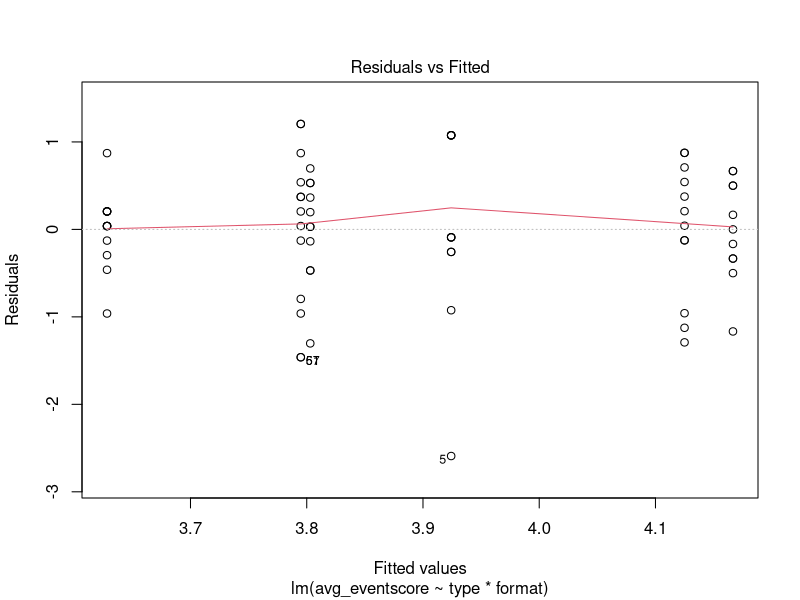
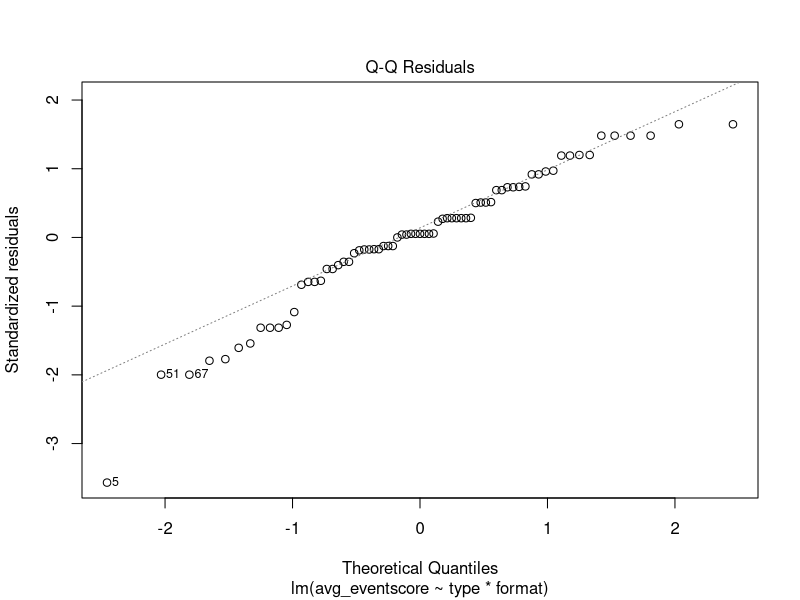
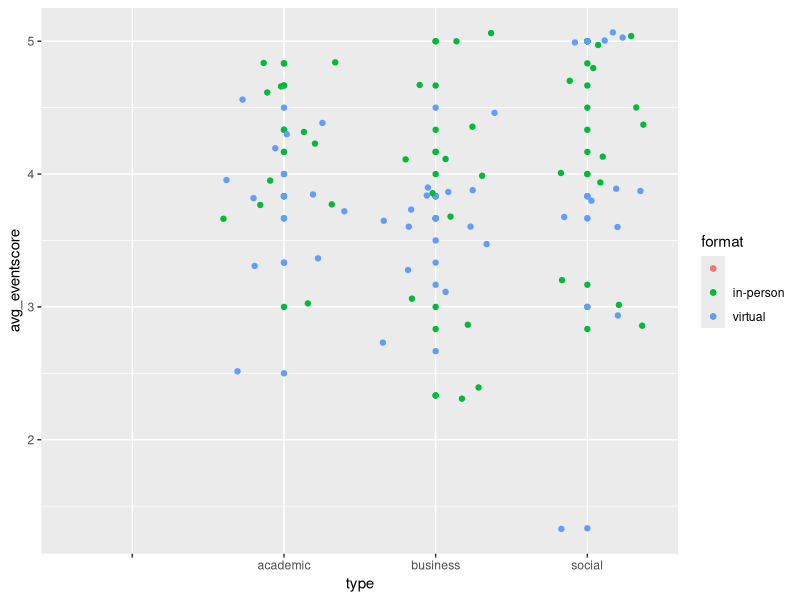
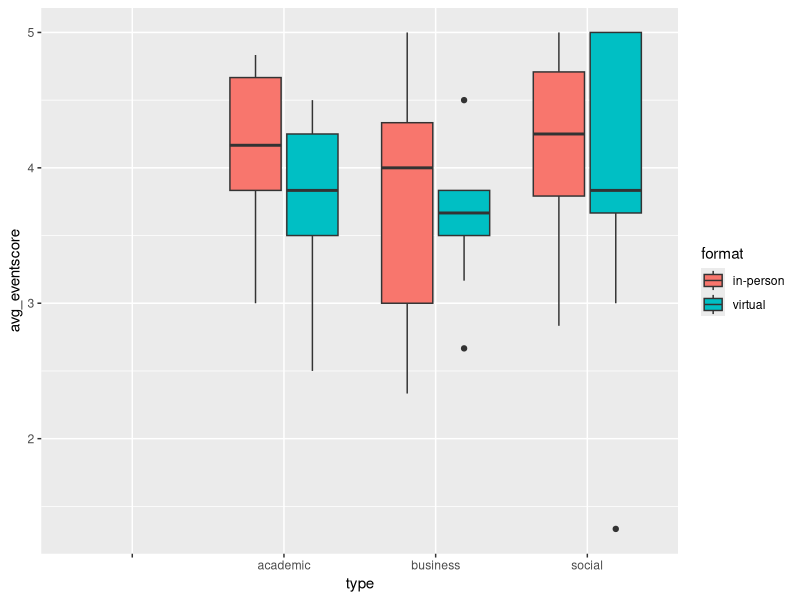
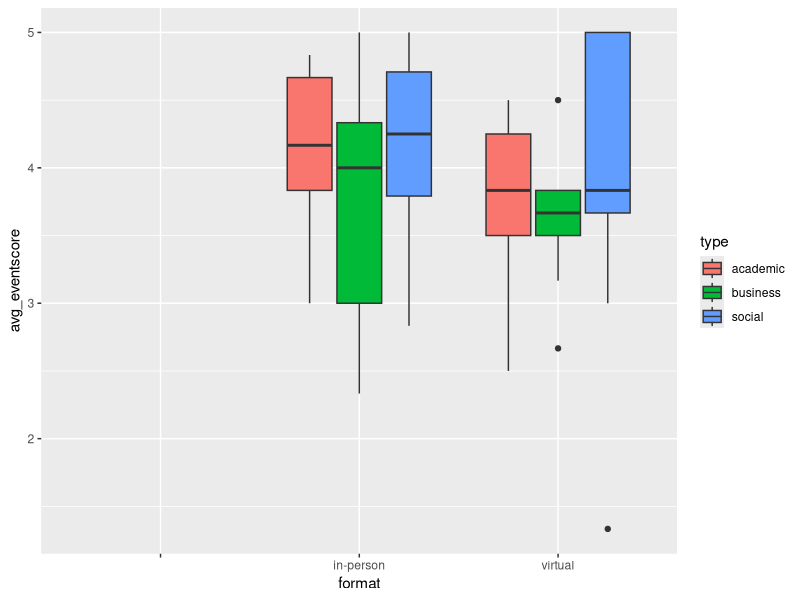

Source code (R) for these figures, in order: (Note: this script raises an error after producing the figures.)
## ---- chunk 1
knitr::opts_chunk$set(echo = TRUE, warning = FALSE)

library(tidyverse)
library(car)
## ---- chunk 2
data <- read.csv('MP2_data.csv')

data <- data %>%
  select(choice, worthwhile, connect, waste, value, engage, attend, type, format) %>%
  filter(!row_number() %in% c(1, 2),
         !is.na(attend)) %>%
  mutate(choice = as.numeric(choice),
         worthwhile = as.numeric(worthwhile),
         connect = as.numeric(connect),
         waste = as.numeric(waste),
         value = as.numeric(value),
         engage = as.numeric(engage),
         attend = as.numeric(attend))

cleaned_data <- data %>%
  mutate(waste_recoded = 6 - waste,
         sum_eventscore = worthwhile + connect + waste_recoded + value + engage + attend,
         avg_eventscore = sum_eventscore / 6)
## ---- chunk 3
cleaned_data %>%
  group_by(type, format) %>%
  summarize(m = mean(avg_eventscore), sd = sd(avg_eventscore), n = n())

model1 <- lm(avg_eventscore ~ type*format, data = cleaned_data)
anova(model1)
#No significant differences. Not even when looking only at the virtual group, or only at the difference between the academic and business virtual groups. Alas. 

leveneTest(avg_eventscore ~ type * format, data = cleaned_data)
#Significant difference, invalid 

plot(model1, which = 1)
plot(model1, which = 2)

ggplot(cleaned_data, aes(x = type, y = avg_eventscore, color = format)) + 
  geom_point() + geom_jitter()
ggplot(cleaned_data, aes(x = type, y = avg_eventscore, fill = format)) + 
  geom_boxplot()
ggplot(cleaned_data, aes(x = format, y = avg_eventscore, fill = type)) + 
  geom_boxplot()
## ---- chunk 4
cleaned_data %>%
  group_by(type) %>%
  summarize(n = n(),
            s = sd(choice),
            m = mean(choice))

mod_choice <- lm(choice ~ type * format, cleaned_data)
anova(mod)

no_business <- cleaned_data %>%
  filter(type != 'business')

mod_nobus <- lm(avg_eventscore ~ type*format, data = no_business)
anova(mod_nobus)

leveneTest(avg_eventscore ~ type * format, data = no_business)
# perhaps removing business makes the conditions for the model better
